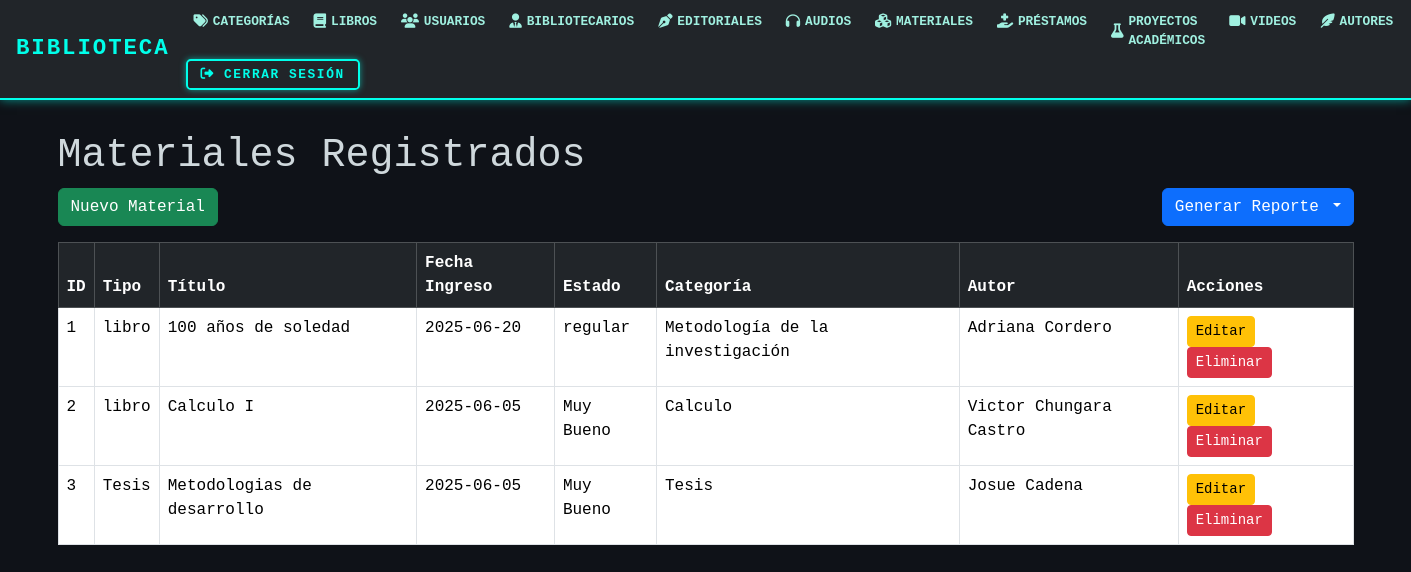
/materiales/, run on an earlier commit of the app's database.
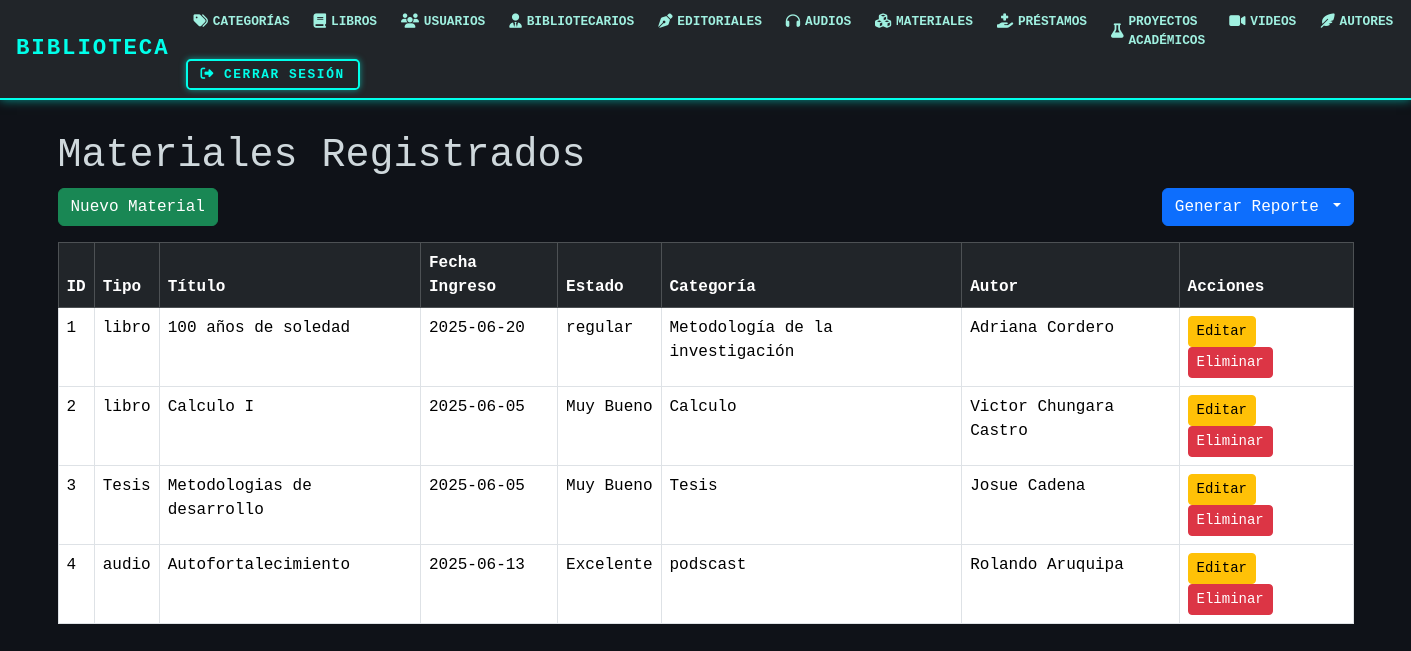
And on a later commit of the database.
### models/material_model.py (models this page shows, shortened)
class Material(db.Model):
    __tablename__ = 'materiales'
    id_material = db.Column(db.Integer, primary_key=True)
    tipo = db.Column(db.String(50), nullable=False)
    titulo = db.Column(db.String(100), nullable=False)
    fecha_ingreso = db.Column(db.String(20), nullable=False)
    estado = db.Column(db.String(20), nullable=False)
    id_categoria = db.Column(db.Integer, db.ForeignKey('categoria.id_cat'),nullable=False)
    id_autor = db.Column(db.Integer, db.ForeignKey('autores.id_autor'), nullable=False)
    categoria = db.relationship('Categoria', back_populates='materiales')
    libro = db.relationship('Libro', back_populates='material')
    autor = db.relationship('Autores', back_populates='materiales')
    audio = db.relationship('Audio', back_populates = 'material')
    proyecto_academico = db.relationship('Proyecto', back_populates='material')
    video = db.relationship('Video', back_populates='material')
    @staticmethod
    def get_all():
        return Material.query.all()

### models/categoria_model.py (models this page shows, shortened)
class Categoria(db.Model):
    __tablename__ = "categoria"
    id_cat = db.Column(db.Integer, primary_key=True)
    nombre = db.Column(db.String(50), nullable=False)
    materiales = db.relationship('Material', back_populates='categoria')

### models/autores_model.py (models this page shows, shortened)
class Autores(db.Model):
    __tablename__ = "autores"
    id_autor = db.Column(db.Integer,primary_key=True)
    nombre = db.Column(db.String(150),nullable=False)
    materiales = db.relationship('Material', back_populates='autor')

### controllers/material_controllers.py (the view)
@material_bp.route("/")
def index():
    materiales = Material.get_all()
    return material_view.list(materiales)

### views/material_view.py (called while the page is built)
def list(materiales):
    return render_template('materiales/index.html', materiales=materiales)

### templates/materiales/index.html (shortened to what this page needs)
{% extends 'base.html' %}
{% block content %}
<h1>Materiales Registrados</h1>
<div class="d-flex justify-content-between mb-3">
    <a href="{{ url_for('material.create') }}" class="btn btn-success">Nuevo Material</a>
    <div class="btn-group">
        <button class="btn btn-primary dropdown-toggle" data-bs-toggle="dropdown" aria-expanded="false">
            Generar Reporte
        </button>
    </div>
</div>
<table class="table table-bordered">
    <thead class="table-dark">
        <tr>
            <th>ID</th>
            <th>Tipo</th>
            <th>Título</th>
            <th>Fecha Ingreso</th>
            <th>Estado</th>
            <th>Categoría</th>
            <th>Autor</th>
            <th>Acciones</th>
        </tr>
    </thead>
    <tbody>
        {% for mat in materiales %}
        <tr>
            <td>{{ mat.id_material }}</td>
            <td>{{ mat.tipo }}</td>
            <td>{{ mat.titulo }}</td>
            <td>{{ mat.fecha_ingreso }}</td>
            <td>{{ mat.estado }}</td>
            <td>{{ mat.categoria.nombre }}</td>
            <td>{{ mat.autor.nombre }}</td>
            <td>
                <a href="{{ url_for('material.edit', id_material=mat.id_material) }}" class="btn btn-warning btn-sm">Editar</a>
                <a href="{{ url_for('material.delete', id_material=mat.id_material) }}" class="btn btn-danger btn-sm" onclick="return confirm('¿Seguro que quieres eliminarlo?')">Eliminar</a>
            </td>
        </tr>
        {% else %}
        <tr><td colspan="8" class="text-center">No hay materiales registrados.</td></tr>
        {% endfor %}
    </tbody>
</table>
{% endblock %}

What changed in the data, as far as the page shows it:
added Material: id_material "4", tipo "audio", titulo "Autofortalecimiento", fecha_ingreso "2025-06-13", estado "Excelente", categoria.nombre "podscast", autor.nombre "Rolando Aruquipa"
